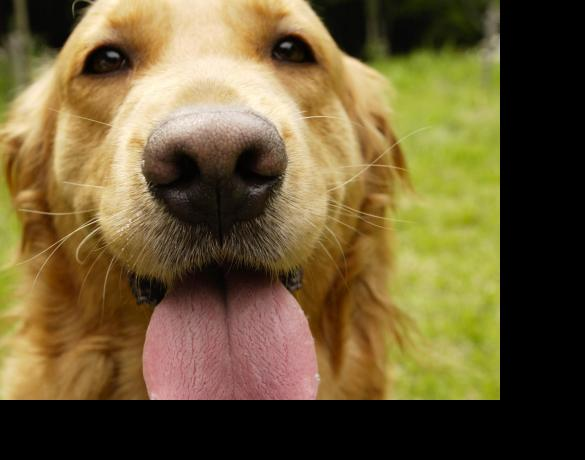
#> input picture code-statistics/temp/code-demo/cnn/image/dog/jinmao/ok_10.jpg, 585 x 460 px, given in place of sumu.jpg, which was not available
$ python _test_cnn_9_10.py   (older library calls are emulated)
#> lines starting #> are read from the running program, lines starting #| are printed output that depends on the picture; pictures that were not available may be replaced by others from this repository, and a replacement may not be noted
import pdb

import cv2
import numpy as np

from __init__ import test_sumu

pdb.set_trace()  # turn on the pdb prompt

# read image
img = cv2.imread(test_sumu, cv2.IMREAD_COLOR)
#> img is the input picture: shape (460, 585, 3); mean B, G, R 53.6, 92.1, 108.8
gray = cv2.cvtColor(img, cv2.COLOR_BGR2GRAY)
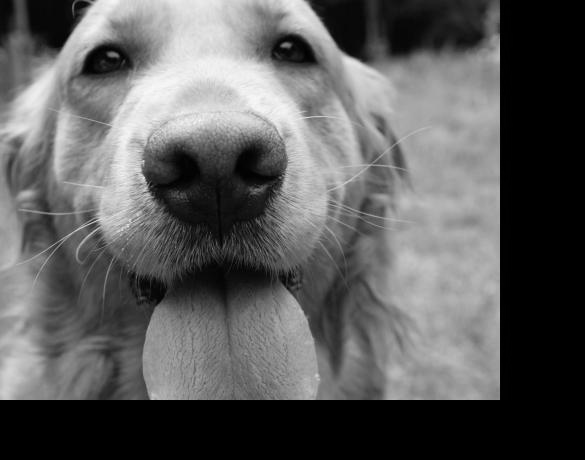
#> gray: shape (460, 585); min 0, max 249, mean 92.7
cv2.imshow("origin", img)

# SIFT
detector = cv2.SIFT()
keypoints = detector.detect(gray, None)
#> keypoints = 404 keypoints; strongest (x, y, size): (287, 52, 29.5), (114, 60, 33.3), (89, 31, 21.9), (215, 191, 77)
img = cv2.drawKeypoints(gray, keypoints)
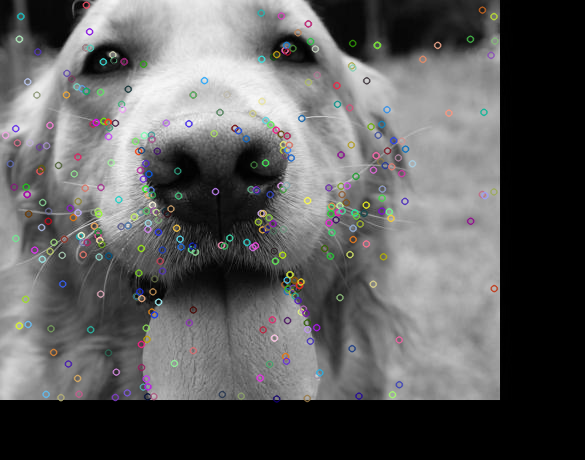
#> img: shape (460, 585, 3); mean of channels 0, 1, 2 93.2, 93.1, 93.2; drawn as B, G, R
# img = cv2.drawKeypoints(gray,keypoints,flags = cv2.DRAW_MATCHES_FLAGS_DRAW_RICH_KEYPOINTS)
cv2.imshow("test", img)
cv2.waitKey(1)
cv2.destroyAllWindows()

$ run again, on code-statistics/temp/code-demo/cnn/image/dog/jinmao/ok_20.jpg
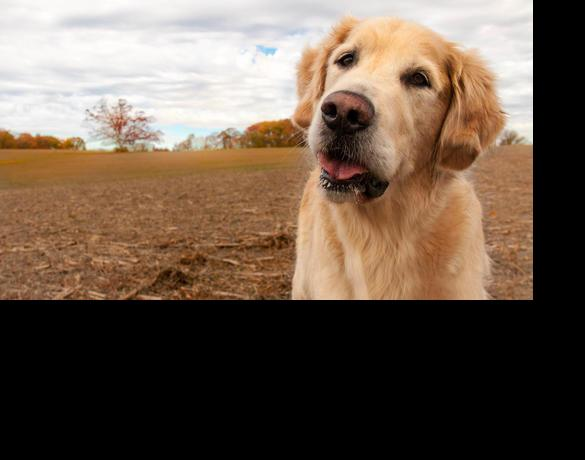
#> input picture code-statistics/temp/code-demo/cnn/image/dog/jinmao/ok_20.jpg, 585 x 460 px, given in place of sumu.jpg, which was not available
#> img is the input picture: shape (460, 585, 3); mean B, G, R 76.2, 90.7, 108.1
#> `gray = cv2.cvtColor(img, cv2.COLOR_BGR2GRAY)`:
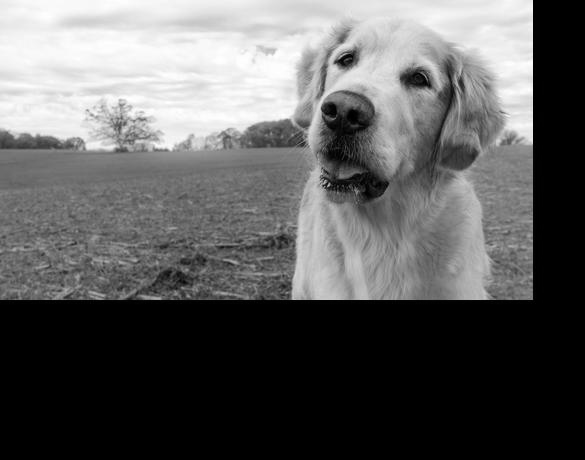
#> gray: shape (460, 585); min 0, max 255, mean 94.2
#> keypoints = 1011 keypoints; strongest (x, y, size): (348, 60, 12.3), (414, 78, 16.4), (520, 123, 21.4), (348, 124, 33.8)
#> `img = cv2.drawKeypoints(gray, keypoints)`:
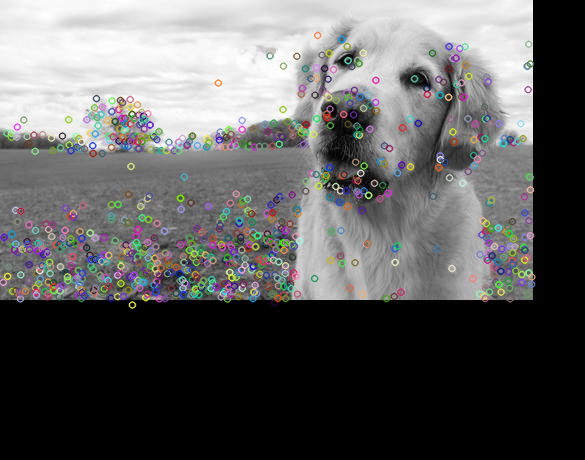
#> img: shape (460, 585, 3); mean of channels 0, 1, 2 94.8, 94.9, 95; drawn as B, G, R

$ run again, on code-statistics/temp/code-demo/cnn/image/dog/jinmao/ok_21.jpg
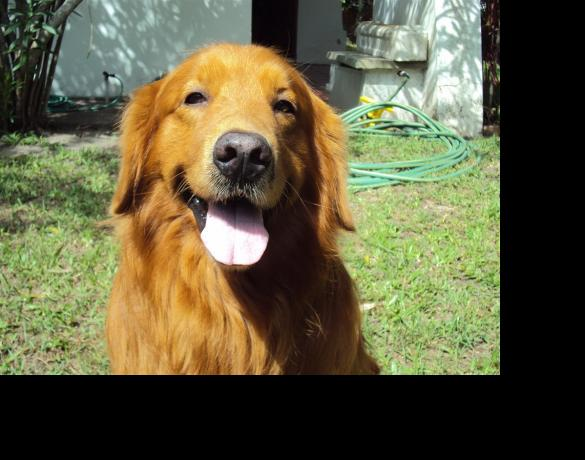
#> input picture code-statistics/temp/code-demo/cnn/image/dog/jinmao/ok_21.jpg, 585 x 460 px, given in place of sumu.jpg, which was not available
#> img is the input picture: shape (460, 585, 3); mean B, G, R 63.2, 91.9, 95.6
#> `gray = cv2.cvtColor(img, cv2.COLOR_BGR2GRAY)`:
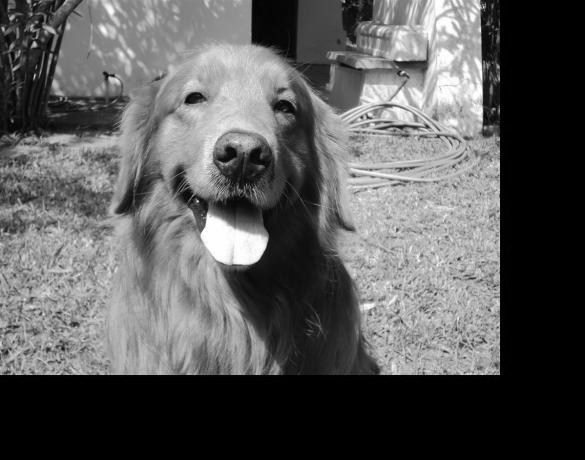
#> gray: shape (460, 585); min 0, max 255, mean 89.7
#> keypoints = 2367 keypoints; strongest (x, y, size): (243, 245, 28.7), (193, 98, 9.9), (34, 44, 3.5), (427, 289, 107.1)
#> `img = cv2.drawKeypoints(gray, keypoints)`:
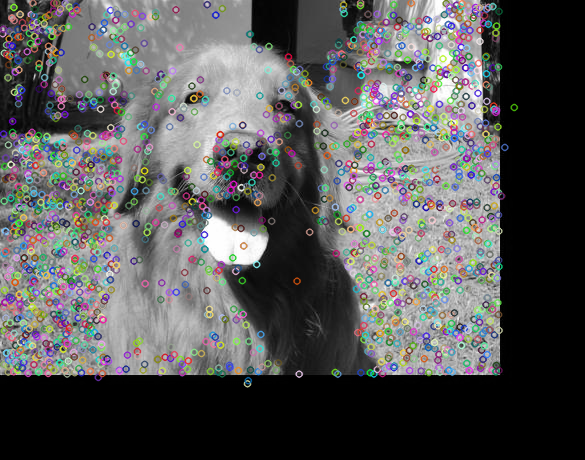
#> img: shape (460, 585, 3); mean of channels 0, 1, 2 88, 88.2, 88; drawn as B, G, R
